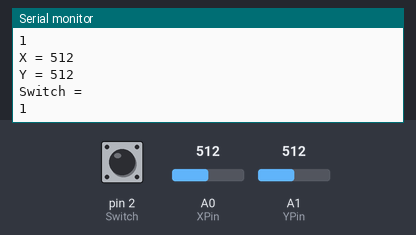
The sketch below on a simulated Arduino Uno, built with avr-gcc and run on an emulated ATmega328P. On the bench: the last lines printed to the serial monitor. The inputs (shaded band) are chosen by the test bench; at power-on: A0 (XPin) = 512, A1 (YPin) = 512, pin 2 (Switch) HIGH.

Above: at 3.3 s.
3.4 s: A0 (XPin) set to 716
6.7 s: A1 (YPin) set to 716
At 8.4 s:
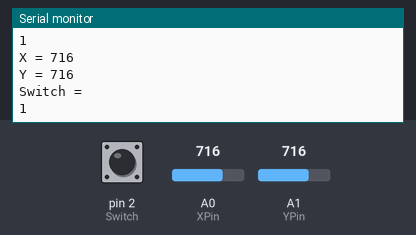
10.0 s: pin 2 (Switch) pulled LOW for 2.85 s
At 11.5 s:
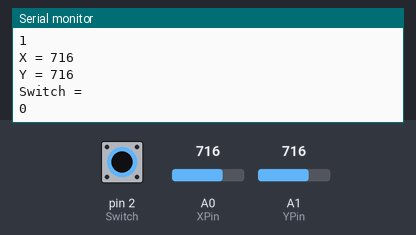
14.3 s: A0 (XPin) set to 900
At 16.5 s:
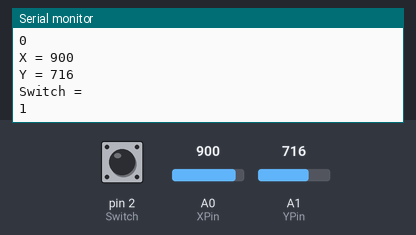
17.6 s: A1 (YPin) set to 900
At 20.4 s:
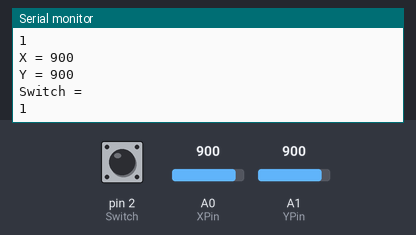
Timing chart, 0 to 21.9 s (numbered marks = the images above; inputs shaded):
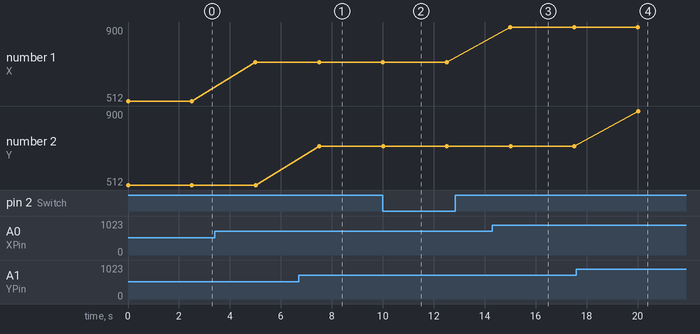

The sketch:

joystickInput.ino
```cpp
//Simple program to demonstrate input variables of a Joystick

// (0,0) => (511,511)
// +X=1023 , -X=0
// +Y=1023 , -Y=0
// Switch 0(pressed) or 1(not pressed)

int XPin = A0; //Xpin to analog pin
int YPin = A1; //Ypin to analog pin
int Switch = 2; //Click switch of the joystick to digital pin

int VRX; //X-axis potentiometer analog reading
int VRY; //Y-axis potentiometer analog reading
int Swi; //JOystick button digital reading

int wait = 2500;


void setup() {
  // put your setup code here, to run once:

  //Setting up pinModes and Serial monitor
pinMode(Switch,INPUT);
pinMode(XPin,INPUT);
pinMode(YPin,INPUT);
Serial.begin(9600);
}

void loop() {
  // put your main code here, to run repeatedly:

//analogRead and digitalRead through respective pins
VRX = analogRead(XPin);
VRY = analogRead(YPin);
Swi = digitalRead(Switch);

//X-axis
Serial.print("X = ");
Serial.println(VRX);

//Y-axis
Serial.print("Y = ");
Serial.println(VRY);

//Switch(button)
Serial.println("Switch = ");
Serial.println(Swi);

delay(wait);


}
```

Measured:
- after the input at 6.7 s, the serial monitor: prints a new line after 0.81 s (image 1)
- after the input at 10.0 s, the serial monitor: prints a new line at once (image 2)
- after the input at 14.3 s, the serial monitor: prints a new line after 0.71 s (image 3)
- after the input at 17.6 s, the serial monitor: prints a new line after 2.4 s (image 4)
- plotted number 1: 512 → 716 after the input at 3.4 s, 716 → 900 after the input at 14.3 s
